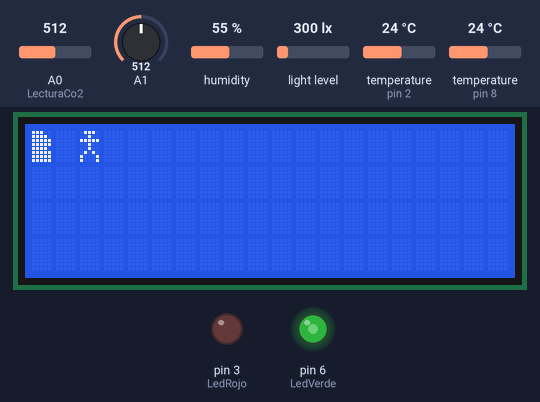
Simulated run of this sketch. Board: Arduino Uno, built with avr-gcc and run on an emulated ATmega328P. Parts: 20×4 character LCD, output pins drawn as LEDs (lit = HIGH). The test bench sets the inputs (shaded band); at power-on: humidity 55 %, temperature (sensors on pin 8, pin 2) 24 °C, A1 = 512, A0 (LecturaCo2) = 512, light level 300 lx. The local clock reads 2024-03-15 10:24:30 at power-on unless the sketch sets it; storage starts empty.

Above: at 1.3 s.
1.4 s: humidity set to 22 %
At 4.5 s:
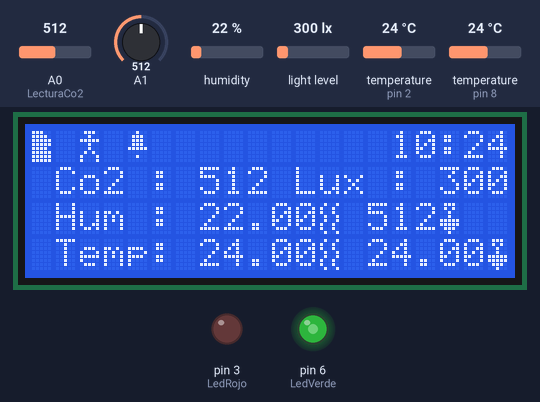
4.8 s: temperature (sensor on pin 8) set to 10.6 °C
At 5.7 s:
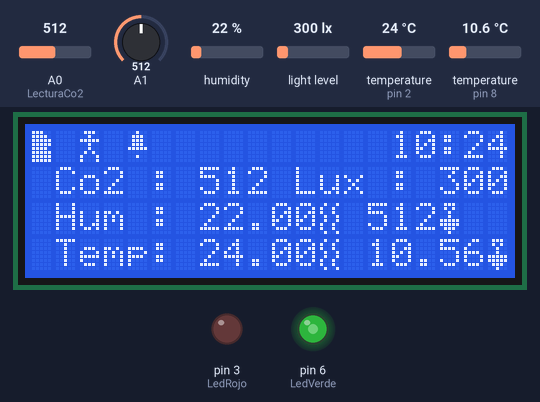
6.4 s: temperature (sensor on pin 8) set to 9.2 °C
At 7.5 s:
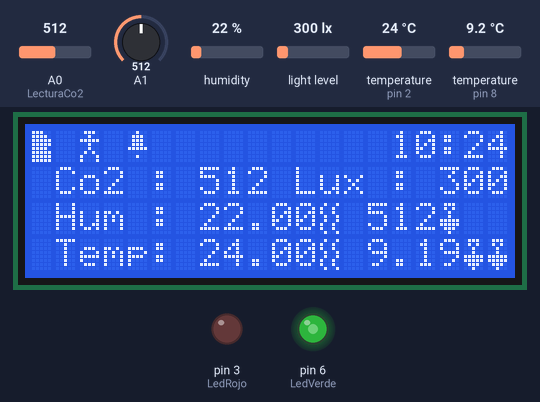
8.7 s: A1 set to 107
At 10.0 s:
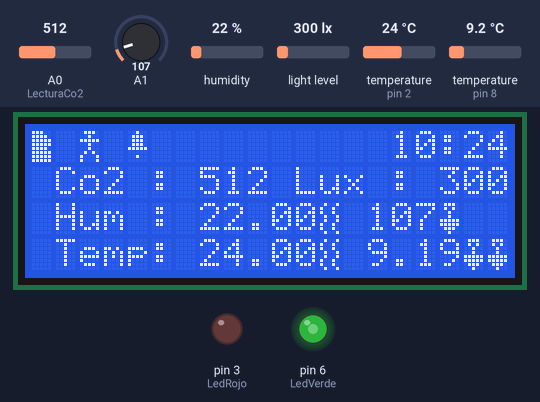
10.3 s: A1 set to 90
At 11.7 s:
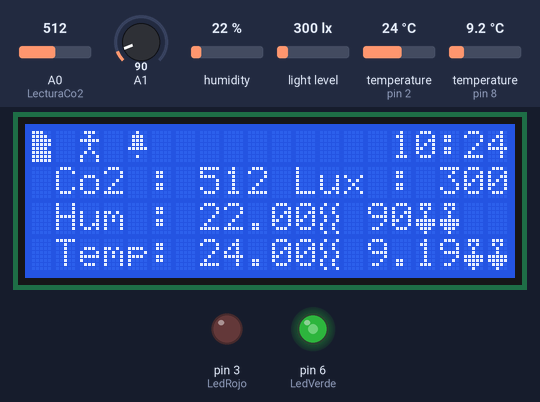
12.7 s: temperature (sensor on pin 2) set to 10.6 °C
At 14.0 s:
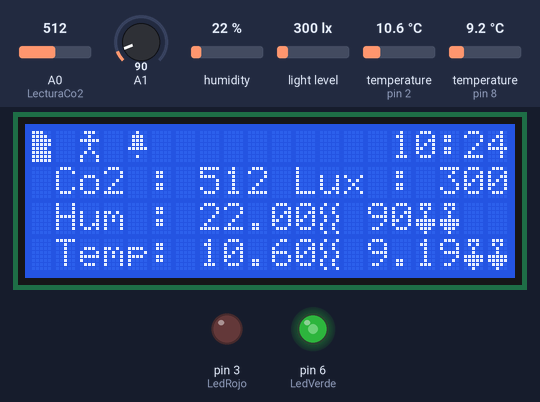
14.3 s: temperature (sensor on pin 2) set to 9.5 °C
Timing chart, 0 to 17.3 s (numbered marks = the images above; inputs shaded):
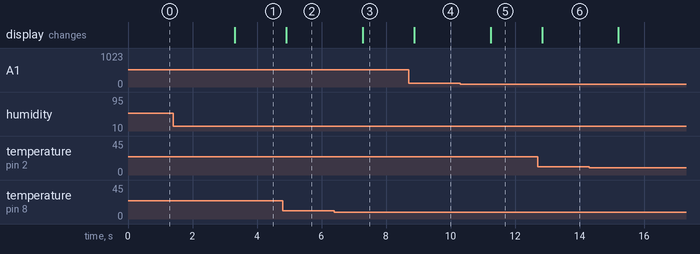

The sketch:

prueba_reloj.ino
```cpp
#include <Wire.h>
#include "RTClib.h"
#include <OneWire.h>
#include <DallasTemperature.h>
#include <SD.h>
#include <BH1750.h>
#include <LiquidCrystal_I2C.h>
#include "DHT.h"
#define DHTPIN 2
#define DHTTYPE DHT22

OneWire ourWire(8);
DallasTemperature sensores(&ourWire);
DHT dht(DHTPIN, DHTTYPE);

File Archivo, Archivoconf;
RTC_DS1307 RTC;
BH1750 luxometro;
LiquidCrystal_I2C lcd(0x3F,20,4);


//VARIABLES PARA ALARMA
int segundopantalla = 0;
int segundo = 0;
int minuto = 0;
int hora = 0;
int aumento = 1;
boolean NoDisparada = true;
//VARIABLES PARA SENSOR DE CO2
const int LecturaCo2=0;
int Co2;
//VARIABLES PARA LUXOMETRO
uint16_t lux;
//VARIABLES PARA LEDS
int LedRojo = 3;
int LedVerde = 6;
//VARIABLES PARA SENSORES DE HUMEDAD Y TEMPERATURA
int humedad = 0;
float h_a = 0;
float t_a = 0;
float temperatura = 0;
//VARIABLES PARA AUTOMATIZACION
const char separador = ',';
int modo = 1;
int Co2min = 0;
int Co2max = 0;
int luxmin = 0;
int luxmax = 0;
float h_amin = 0;
float h_amax = 0;
float t_amax = 0;
float t_amin = 0;
float temperaturamax = 0;
float temperaturamin = 0;
int humedadmax = 0;
int humedadmin = 0;
int amanecer = 6;
int anochecer = 19;
String cadena;

boolean sdnoiniciada = true;

//CARACTERES ESPECIALES
      byte pala[8] = {
      B01110,
      B01010,
      B00100,
      B00100,
      B11111,
      B11111,
      B01110,
      B00100,
      };
      byte aire[8] = {
      B01001,
      B10010,
      B10010,
      B01001,
      B01001,
      B10010,
      B10010,
      B01001,
      };
      byte campana[8] = {
      B00100,
      B01110,
      B01110,
      B01110,
      B11111,
      B00000,
      B00100,
      B00000,
      };
      byte campanarota[8] = {
      B00100,
      B01010,
      B01010,
      B01010,
      B11011,
      B00000,
      B00100,
      B00000,
      };
      byte memoria[8] = {
      B11100,
      B11110,
      B11111,
      B11111,
      B11110,
      B11111,
      B11111,
      B11111,
      };
      byte memoriarota[8] = {
      B11100,
      B11110,
      B11101,
      B11011,
      B10110,
      B01111,
      B10111,
      B11011,
      };
      byte modoauto[8] = {
      B00111,
      B01110,
      B11100,
      B11111,
      B00011,
      B00110,
      B01100,
      B11000,
      };
      byte modomanual[8] = {
      B01110,
      B00100,
      B11111,
      B00100,
      B00100,
      B01010,
      B10001,
      B10001,
      };

void setup() {
  Wire.begin();
  RTC.begin();
  dht.begin();
  sensores.begin();
  lcd.init();
  lcd.backlight();
  DateTime now = RTC.now();
  hora = now.hour();
  hora+=aumento;
  segundopantalla = now.second();
  segundopantalla+=2;
  if(hora >= 24){
    hora-=24;
  }
  if(segundopantalla>=60){
    segundopantalla-=60;
  }
  luxometro.begin(BH1750::CONTINUOUS_HIGH_RES_MODE);
  pinMode(LedRojo, OUTPUT);
  pinMode(LedVerde, OUTPUT);
      lcd.createChar(0, pala);
      lcd.createChar(1, aire);
      lcd.createChar(2, campana);
      lcd.createChar(3, campanarota);
      lcd.createChar(4, memoria);
      lcd.createChar(5, memoriarota);
      lcd.createChar(6, modoauto);
      lcd.createChar(7, modomanual);
      lcd.clear();
  if (!SD.begin(4)) {
      lcd.setCursor(0,0);
      lcd.write(byte(5));
      }else{
      lcd.setCursor(0,0);
      lcd.write(byte(4));
      Archivo = SD.open("lecturas.txt", FILE_WRITE);
      analogWrite(LedVerde, 130);
      }
   lcd.setCursor(2,0);
   lcd.write(byte(7));
}

void loop() {
DateTime now = RTC.now();
sensores.requestTemperatures();
Co2 = analogRead(LecturaCo2);
lux = luxometro.readLightLevel();
h_a = dht.readHumidity();
t_a = dht.readTemperature();
temperatura = sensores.getTempCByIndex(0);
humedad = analogRead(A1);
if(hora == now.hour()){
        if(minuto == now.minute()){
          if(NoDisparada){
            NoDisparada = false;
            analogWrite(LedRojo, 150);
             hora += aumento;
             //minuto += aumento;
          if(hora>=24){
            hora -= 24;
          }
          //if(minuto>=60){
            //minuto-=60;
         // }
        Archivo = SD.open("lecturas.txt", FILE_WRITE);
      if (Archivo) {
        Archivo.println("valores");
        Archivo.print("Co2: ");
        Archivo.println(Co2);
        Archivo.print("Luxes: ");
        Archivo.println(lux);
        Archivo.print("Temp aire: ");
        Archivo.println(t_a);
        Archivo.print("Temp suelo: ");
        Archivo.println(temperatura);
        Archivo.print("Hum aire: ");
        Archivo.println(h_a);
        Archivo.print("Hum suelo: ");
        Archivo.println(humedad);
        Archivo.print(now.year());
        Archivo.print("/");
        Archivo.print(now.month());
        Archivo.print("/");
        Archivo.println(now.day());
        Archivo.print(now.hour());
        Archivo.print(":");
        Archivo.println(now.minute());
        Archivo.close();

        }
      }
    }
  }if(hora > now.hour() || hora == 0){
    if(now.minute() > minuto){
     NoDisparada = true;
      analogWrite(LedRojo, 0);
     }
    }
  if(segundopantalla == now.second()){
      segundopantalla+=2;
      lcd.setCursor(0,1);
      lcd.print(" Co2 : ");
      lcd.print(Co2);
      lcd.print(" Lux : ");
      lcd.print(lux);
      lcd.setCursor(1,2);
      lcd.print("Hum : ");
      lcd.print(h_a);
      lcd.write(byte(1));
      lcd.print(" ");
      lcd.print(humedad);
      lcd.write(byte(0));
      lcd.setCursor(1,3);
      lcd.print("Temp: ");
      lcd.print(t_a);
      lcd.write(byte(1));
      lcd.print(" ");
      lcd.print(temperatura);
      lcd.write(byte(0));
      if(segundopantalla>=60){
        segundopantalla-=60;
      }
      if(NoDisparada){
        lcd.setCursor(4,0);
        lcd.write(byte(2));
      }else{
        lcd.setCursor(4,0);
        lcd.write(byte(3));
      }
      lcd.setCursor(15,0);
      lcd.print(now.hour());
      lcd.print(":");
      if(now.minute()<10){
        lcd.print("0");
      }
      lcd.print(now.minute());
  }
}


void CargarVariables(){
  Archivoconf = SD.open("conf.txt");
  if(Archivoconf){
    while (Archivoconf.available()) {
      cadena  = Archivoconf.readStringUntil('\n');
  }
  Archivoconf.close();
  int vector[15];
   int contador=0;
   for(int i = 0; i < cadena.length(); i ++){
    String auxiliar  =  cadena.substring(i, i+1);
    if(auxiliar.equals(",")){
      vector[contador]=i;
      contador++;
    }
   }
 modo = (cadena.substring(0, vector[0])).toInt();
 aumento = (cadena.substring(vector[0]+1, vector[1])).toInt();
 h_amax = (cadena.substring(vector[1]+1, vector[2])).toFloat();
 h_amin = (cadena.substring(vector[2]+1, vector[3])).toFloat();
 humedadmax = (cadena.substring(vector[3]+1, vector[4])).toInt();
 humedadmin = (cadena.substring(vector[4]+1, vector[5])).toInt();
 t_amax = (cadena.substring(vector[5]+1, vector[6])).toFloat();
 t_amin = (cadena.substring(vector[6]+1, vector[7])).toFloat();
 temperaturamax = (cadena.substring(vector[7]+1, vector[8])).toFloat();
 temperaturamin = (cadena.substring(vector[8]+1, vector[9])).toFloat();
 luxmin = (cadena.substring(vector[9]+1, vector[10])).toInt();;
 luxmax = (cadena.substring(vector[10]+1, vector[11])).toInt();;
 Co2min = (cadena.substring(vector[11]+1, vector[12])).toInt();
 Co2max = (cadena.substring(vector[12]+1, vector[13])).toInt();
 amanecer = (cadena.substring(vector[13]+1, vector[14])).toInt();;
 anochecer = cadena.substring(vector[14]+1).toInt();
 }else{
 }
}


void automatizacion(){
  if(Co2 > Co2max){
    //ENCENDER ALGO
  }
  if(Co2 < Co2min){
    //ENCENDER OTRA COSA
  }
}
```

Measured:
- the behaviour switches between 10 and 9.9 °C on temperature (sensor on pin 8) (found by bisection; images 2 and 3)
- the behaviour switches between 100 and 99 on A1 (found by bisection; images 4 and 5)
- after the input at 1.4 s, the display: changes after 1.9 s (image 1)
- after the input at 4.8 s, the display: changes after 0.11 s (image 2)
- after the input at 6.4 s, the display: changes after 0.87 s (image 3)
- after the input at 8.7 s, the display: changes after 0.17 s (image 4)
- after the input at 10.3 s, the display: changes after 0.94 s (image 5)
- after the input at 12.7 s, the display: changes after 0.14 s (image 6)
